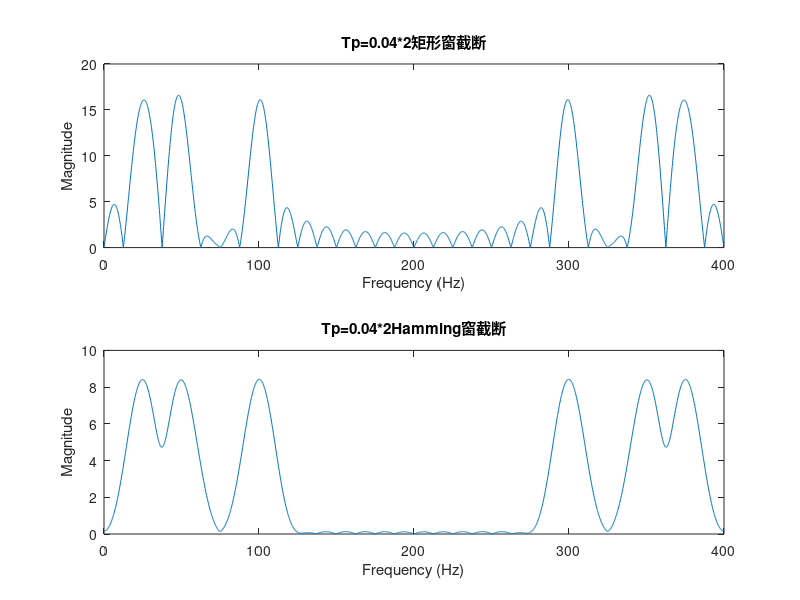

Recreate this plot in MATLAB.
fs = 400; % 采样频率
T = 1/fs; % 采样周期
% 信号定义
t = 0:T:1-T; % 时间序列
xa = cos(200*pi*t) + sin(100*pi*t) + cos(50*pi*t); % 连续信号
% 选择截取时间长度
Tp = 0.04*2; % 截取时间长度
N = fs * Tp; % 采样点数
% 矩形窗函数
w_rect = ones(1, N);
% Hamming窗函数
w_hamming = hamming(N);
% 截取并加窗
x_rect = xa(1:N) .* w_rect;
x_hamming = xa(1:N) .* w_hamming';
% 进行2048点DFT计算
X_rect = fft(x_rect, 2048);
X_hamming = fft(x_hamming, 2048);
% 频率坐标
f = (0:2047)*(fs/2048);
% 绘制频谱
figure;
subplot(2, 1, 1);
plot(f, abs(X_rect));
title('Tp=0.04*2矩形窗截断');
xlabel('Frequency (Hz)');
ylabel('Magnitude');
subplot(2, 1, 2);
plot(f, abs(X_hamming));
title('Tp=0.04*2Hamming窗截断');
xlabel('Frequency (Hz)');
ylabel('Magnitude');